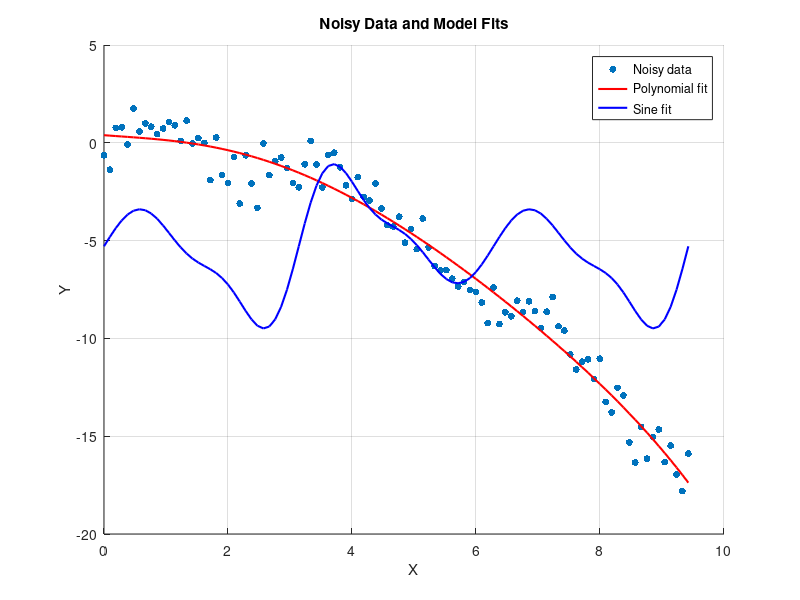

Source code (MATLAB):
%% part a
D=1
M=11
S=18
% zero parameters
if D==0
    D=1
end
if M==0
    M=1
end
if S==0
    S=1
end
X=linspace(0,3*pi,100)
X=X'
Y=(D/5)*cos(0.5*X)+(M/10)*sin(2*X)-(S/100)*X.^2+(S/20)*randn(size(X))
A_poly=X.^[0:5]
[Q,R]=qr(A_poly,0)
w_poly=R\(Q'*Y)
disp('polynomial weights')
disp(w_poly)

%% part b
A_sin=[ones(size(X)),sin(X),sin(2*X),sin(3*X),sin(4*X),sin(5*X)]
[q,r]=qr(A_sin,0)
w_sin=r\(q'*Y)
disp('sinusoidal weights')
disp(w_sin)

%% part c
Y_poly_fit=A_poly*w_poly;
Y_sin_fit=A_sin*w_sin;
figure
scatter(X,Y,25,'filled')
hold on
plot(X,Y_poly_fit,'r-','LineWidth',1.5)
plot(X,Y_sin_fit,'b-','LineWidth',1.5)
hold off
title('Noisy Data and Model Fits')
xlabel('X')
ylabel('Y')
legend('Noisy data','Polynomial fit','Sine fit','Location','best')
grid on
